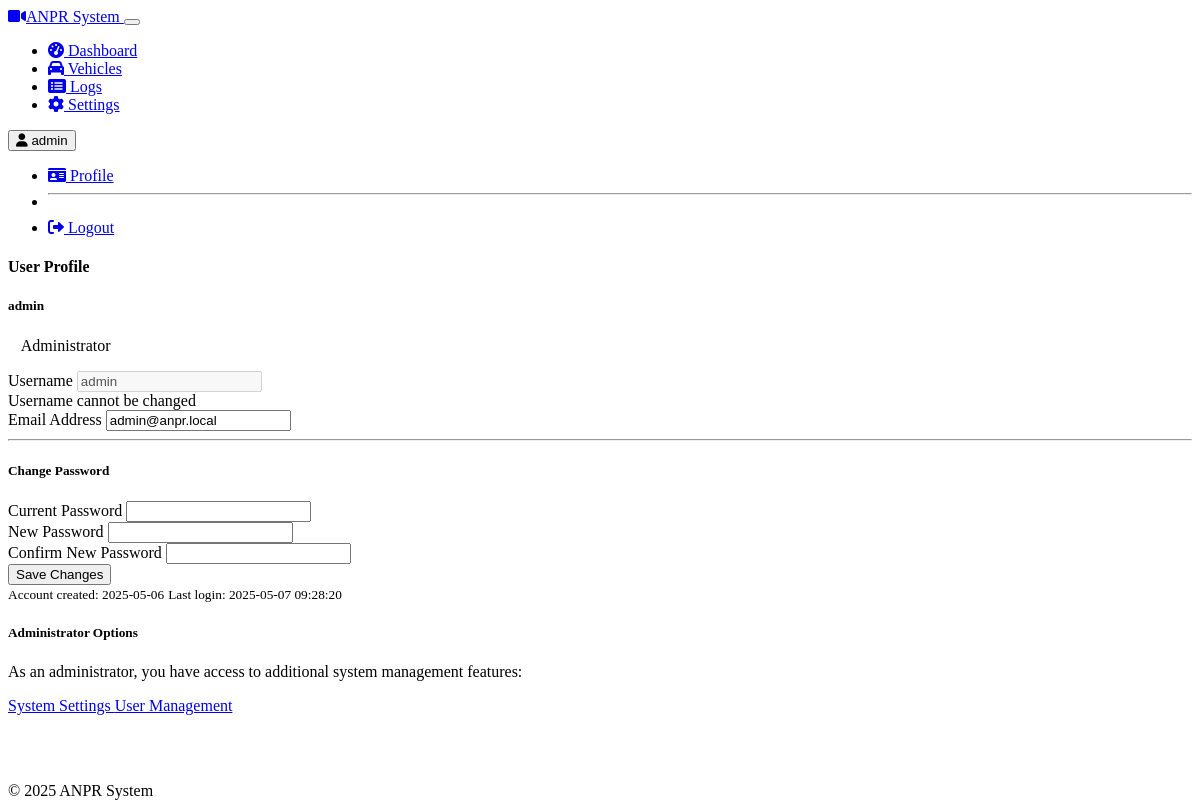
Before: /auth/profile (signed in) with the older database file.
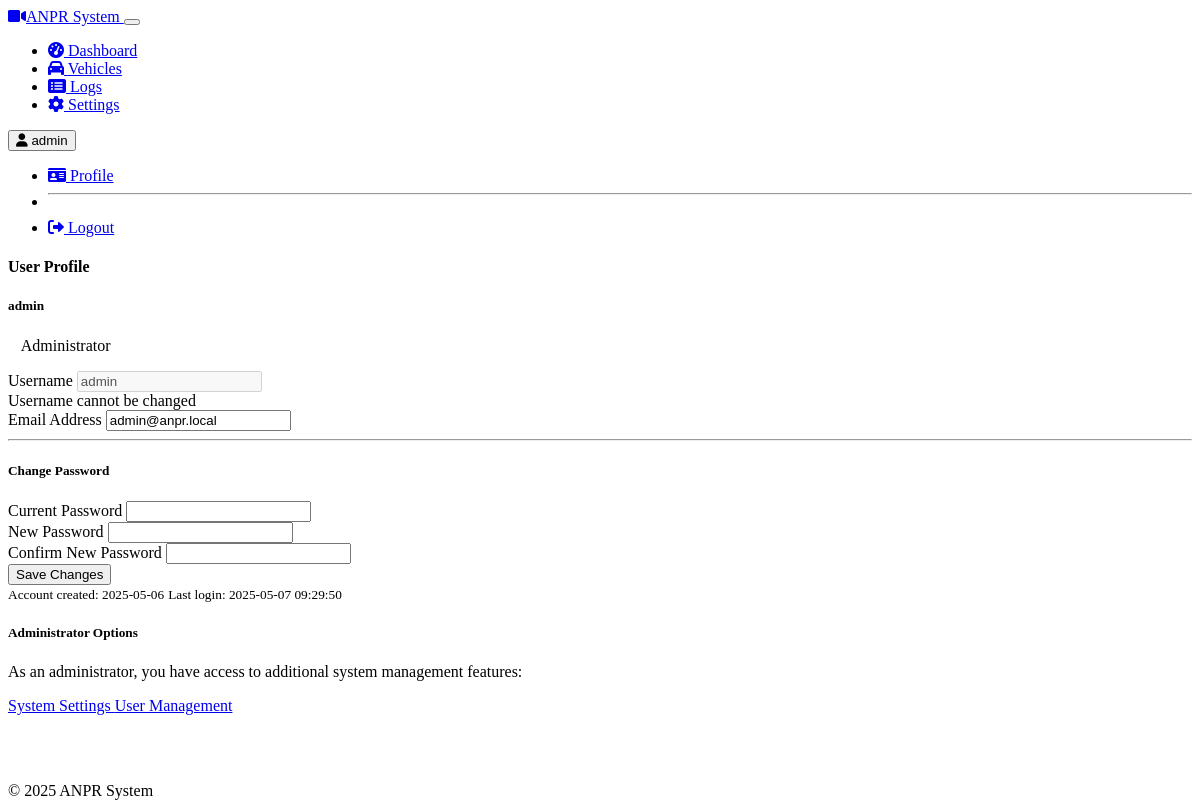
After: the same page with the newer database file.
### models.py (models this page shows)
class User(user_mixin_base, db.Model):
    id = db.Column(db.Integer, primary_key=True)
    username = db.Column(db.String(64), unique=True, nullable=False)
    email = db.Column(db.String(120), unique=True, nullable=False)
    password_hash = db.Column(db.String(256), nullable=False)
    is_admin = db.Column(db.Boolean, default=False)
    created_at = db.Column(db.DateTime, default=datetime.utcnow)
    last_login = db.Column(db.DateTime)

### routes/auth.py (the view, shortened to what this page needs)
@auth_bp.route('/profile', methods=['GET', 'POST'])
@login_required
def profile():
    return render_template('profile.html', current_year=datetime.now().year)

### templates/profile.html (shortened to what this page needs)
{% extends "base.html" %}
{% block content %}
<div class="col-md-8 offset-md-2">
    <div class="card shadow">
        <div class="card-header bg-primary text-white">
            <h4 class="mb-0">User Profile</h4>
        </div>
        <div class="card-body">
            <div class="row">
                <div class="col-md-4 text-center mb-4 mb-md-0">
                    <div class="p-3">
                        <h5 class="mt-3">{{ current_user.username }}</h5>
                        <p class="text-muted">
                            {% if current_user.is_admin %}
                            <span class="badge bg-danger">Administrator</span>
                            {% else %}
                            <span class="badge bg-secondary">Standard User</span>
                            {% endif %}
                        </p>
                    </div>
                </div>
                <div class="col-md-8">
                    <form method="POST" action="{{ url_with_token('auth.profile') }}">
                        <div class="mb-3">
                            <label for="username" class="form-label">Username</label>
                            <input type="text" class="form-control" id="username" value="{{ current_user.username }}" disabled>
                            <div class="form-text">Username cannot be changed</div>
                        </div>
                        <div class="mb-3">
                            <label for="email" class="form-label">Email Address</label>
                            <input type="email" class="form-control" id="email" name="email" value="{{ current_user.email }}">
                        </div>
                        <hr>
                        <h5>Change Password</h5>
                        <div class="mb-3">
                            <label for="current_password" class="form-label">Current Password</label>
                            <input type="password" class="form-control" id="current_password" name="current_password">
                        </div>
                        <div class="mb-3">
                            <label for="new_password" class="form-label">New Password</label>
                            <input type="password" class="form-control" id="new_password" name="new_password">
                        </div>
                        <div class="mb-3">
                            <label for="confirm_password" class="form-label">Confirm New Password</label>
                            <input type="password" class="form-control" id="confirm_password" name="confirm_password">
                        </div>
                        <div class="d-grid gap-2">
                            <button type="submit" class="btn btn-primary">
                                Save Changes
                            </button>
                        </div>
                    </form>
                </div>
            </div>
        </div>
        <div class="card-footer">
            <div class="d-flex justify-content-between align-items-center">
                <small class="text-muted">Account created: {{ current_user.created_at.strftime('%Y-%m-%d') }}</small>
                <small class="text-muted">Last login: {% if current_user.last_login %}{{ current_user.last_login.strftime('%Y-%m-%d %H:%M:%S') }}{% else %}Never{% endif %}</small>
            </div>
        </div>
    </div>
    {% if current_user.is_admin %}
    <div class="card mt-4">
        <div class="card-header bg-danger text-white">
            <h5 class="mb-0">Administrator Options</h5>
        </div>
        <div class="card-body">
            <p>As an administrator, you have access to additional system management features:</p>
            <div class="d-grid gap-2 d-md-flex">
                <a href="{{ url_with_token('dashboard.settings') }}" class="btn btn-outline-primary">
                    System Settings
                </a>
                <a href="{{ url_with_token('auth.users') }}" class="btn btn-outline-danger">
                    User Management
                </a>
            </div>
        </div>
    </div>
    {% endif %}
</div>
{% endblock %}

### templates/base.html (shortened to what this page needs)
<!DOCTYPE html>
<html lang="en" data-bs-theme="dark">
<head>
    <link rel="stylesheet" href="https://cdn.replit.com/agent/bootstrap-agent-dark-theme.min.css">
    <link rel="stylesheet" href="/static/css/custom.css">
    <link rel="stylesheet" href="https://cdnjs.cloudflare.com/ajax/libs/font-awesome/6.0.0/css/all.min.css">
</head>
<body>
    <nav class="navbar navbar-expand-md navbar-dark bg-dark mb-4">
        <div class="container-fluid">
            <a class="navbar-brand" href="{% if url_with_token is defined %}{{ url_with_token('dashboard.index') }}{% else %}{{ url_for('dashboard.index') }}{% endif %}">
                <i class="fas fa-video me-2"></i>ANPR System
            </a>
            <button class="navbar-toggler" type="button" data-bs-toggle="collapse" data-bs-target="#navbarCollapse">
            </button>
            <div class="collapse navbar-collapse" id="navbarCollapse">
                <ul class="navbar-nav me-auto mb-2 mb-md-0">
                    <li class="nav-item">
                        <a class="nav-link {% if request.path.split('?')[0] == url_for('dashboard.index').split('?')[0] %}active{% endif %}"
                           href="{% if url_with_token is defined %}{{ url_with_token('dashboard.index') }}{% else %}{{ url_for('dashboard.index') }}{% endif %}">
                            <i class="fas fa-tachometer-alt me-1"></i> Dashboard
                        </a>
                    </li>
                    <li class="nav-item">
                        <a class="nav-link {% if request.path.split('?')[0] == url_for('dashboard.vehicles').split('?')[0] %}active{% endif %}"
                           href="{% if url_with_token is defined %}{{ url_with_token('dashboard.vehicles') }}{% else %}{{ url_for('dashboard.vehicles') }}{% endif %}">
                            <i class="fas fa-car me-1"></i> Vehicles
                        </a>
                    </li>
                    <li class="nav-item">
                        <a class="nav-link {% if request.path.split('?')[0] == url_for('dashboard.logs').split('?')[0] %}active{% endif %}"
                           href="{% if url_with_token is defined %}{{ url_with_token('dashboard.logs') }}{% else %}{{ url_for('dashboard.logs') }}{% endif %}">
                            <i class="fas fa-list-alt me-1"></i> Logs
                        </a>
                    </li>
                    <li class="nav-item">
                        <a class="nav-link {% if request.path.split('?')[0] == url_for('dashboard.settings').split('?')[0] %}active{% endif %}"
                           href="{% if url_with_token is defined %}{{ url_with_token('dashboard.settings') }}{% else %}{{ url_for('dashboard.settings') }}{% endif %}">
                            <i class="fas fa-cog me-1"></i> Settings
                        </a>
                    </li>
                </ul>
                <div class="d-flex">
                    {% if current_user is defined and current_user.is_authenticated %}
                    <div class="dropdown">
                        <button class="btn btn-outline-light dropdown-toggle" type="button" data-bs-toggle="dropdown">
                            <i class="fas fa-user me-1"></i> {{ current_user.username }}
                        </button>
                        <ul class="dropdown-menu dropdown-menu-end">
                            <li>
                                <a class="dropdown-item" href="{% if url_with_token is defined %}{{ url_with_token('auth.profile') }}{% else %}{{ url_for('auth.profile') }}{% endif %}">
                                    <i class="fas fa-id-card me-1"></i> Profile
                                </a>
                            </li>
                            <li><hr class="dropdown-divider"></li>
                            <li>
                                <a class="dropdown-item" href="{% if url_with_token is defined %}{{ url_with_token('auth.logout') }}{% else %}{{ url_for('auth.logout') }}{% endif %}">
                                    <i class="fas fa-sign-out-alt me-1"></i> Logout
                                </a>
                            </li>
                        </ul>
                    </div>
                    {% else %}
                    <a href="{% if url_with_token is defined %}{{ url_with_token('auth.login') }}{% else %}{{ url_for('auth.login') }}{% endif %}" class="btn btn-outline-light">
                        <i class="fas fa-sign-in-alt me-1"></i> Login
                    </a>
                    {% endif %}
                </div>
            </div>
        </div>
    </nav>
    <main class="container">
        {% block content %}{% endblock %}
    </main>
    <footer class="footer mt-auto py-3 bg-dark">
        <div class="container text-center">
            <span class="text-muted">© {{ current_year }} ANPR System</span>
        </div>
    </footer>
</body>
</html>

### static/css/custom.css (style rules this page uses)
body { padding-bottom: 60px; }
.card { transition: transform 0.3s ease; }
footer { position: fixed; bottom: 0; width: 100%; z-index: 100; }
.badge { font-weight: 500; padding: 0.5em 0.8em; }

Changed rows visible on the page:
changed User "admin": last_login "2025-05-07 09:28:20" → "2025-05-07 09:29:50"
